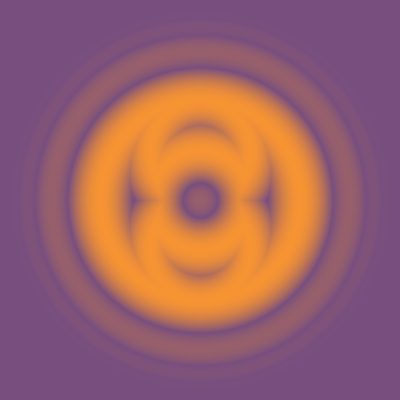
Frame 1 (no input)
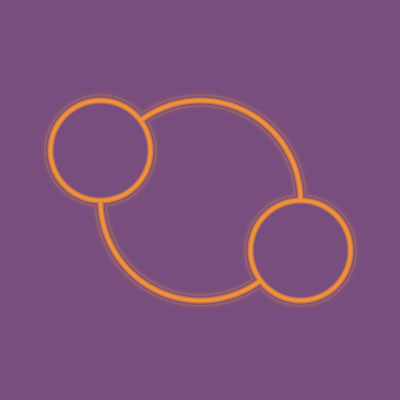
Frame 60 (the mouse pressed at the canvas centre just before this capture)
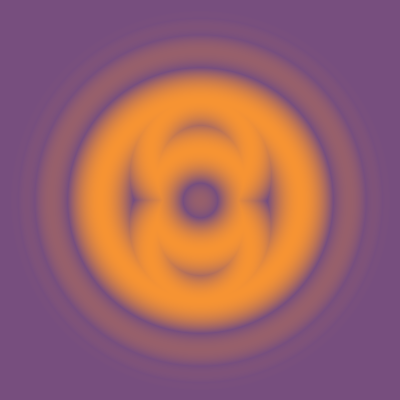
Frame 120 (the mouse held since frame 60 and released just before this capture)

The Processing sketch that drew these frames (run headless with seeded random() and noise(); from frame 60 on, the mouse is pressed at the canvas centre):

// Processing sketch: day_8
// ── day_8.pde
// (c) 2023 Joseph HENRY
// This code is licensed under MIT license (see LICENSE for details)

float easeOutBounce(float x) {
  float n1 = 7.5625;
  float d1 = 2.75;

  if (x < 1 / d1) {
    return n1 * x * x;
  } else if (x < 2 / d1) {
    return n1 * (x -= 1.5 / d1) * x + 0.75;
  } else if (x < 2.5 / d1) {
    return n1 * (x -= 2.25 / d1) * x + 0.9375;
  } else {
    return n1 * (x -= 2.625 / d1) * x + 0.984375;
  }
}

float easeInOutBack(float x) {
  float c1 = 1.70158;
  float c2 = c1 * 1.525;

  return x < 0.5
    ? (pow(2 * x, 2) * ((c2 + 1) * 2 * x - c2)) / 2
    : (pow(2 * x - 2, 2) * ((c2 + 1) * (x * 2 - 2) + c2) + 2) / 2;
}

interface SDF {
  float compute(int x, int y);
}

class ConstantSDF implements SDF {
  float value;

  ConstantSDF(float value) { 
    this.value = value;
  }

  float compute(int x, int y) {
    return value;
  }
}

class CircleSDF implements SDF {
  float cx, cy, diam;

  CircleSDF(float cx, float cy, float diam) {
    this.cx = cx;
    this.cy = cy;
    this.diam = diam;
  }

  float compute(int x, int y) {
    return dist(x, y, cx, cy) - diam / 2;
  }
}

class SDFSubtract implements SDF {
  SDF sdf1, sdf2;

  SDFSubtract(SDF sdf1, SDF sdf2) {
    this.sdf1 = sdf1;
    this.sdf2 = sdf2;
  }

  float compute(int x, int y) {
    return max(sdf1.compute(x, y), -sdf2.compute(x, y));
  }
}

class SDFAdd implements SDF {
  SDF sdf1, sdf2;

  SDFAdd(SDF sdf1, SDF sdf2) {
    this.sdf1 = sdf1;
    this.sdf2 = sdf2;
  }

  float compute(int x, int y) {
    return min(sdf1.compute(x, y), sdf2.compute(x, y));
  }
}

void displaySDF(SDF sdf, float threshold) {
  loadPixels();
  for (int x = 0; x < width; x++) {
    for (int y = 0; y < height; y++) {
      float val = easeOutBounce(constrain(sdf.compute(x, y), -threshold, threshold) / threshold);
      pixels[x + y * width] = lerpColor(#f69333, #774e7e, val);
    }
  }
  updatePixels();
}

float animValue = 0;

float animOffset(float offset) {
  return cos(animValue + offset);
}

void setup() {
  size(400, 400);
  frameRate(30);
}

void draw() {
  background(255);
  
  float aCos = easeInOutBack((cos(animValue) + 1) / 2);
  float mAcos = 1 - aCos;

  SDF sdf = new SDFAdd(
    new SDFSubtract(
      new CircleSDF(width / 2, height / 2, 200), 
      new CircleSDF(width / 2, height / 2, 200)
    ), 
    new SDFSubtract(
      new SDFAdd(
        new CircleSDF(width / 2 + mAcos * width / 4, height / 2 + 50, 100), 
        new CircleSDF(width / 2 - mAcos * width / 4, height / 2 - 50, 100)
      ), 
      new CircleSDF(width / 2, height / 2, 100 * aCos)
    )
  );

  displaySDF(sdf, 10 + aCos * 80);

  animValue += 0.05;
}
